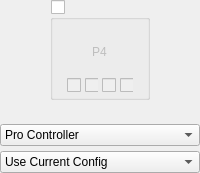
            <widget class="QWidget" name="widgetPlayer4" native="true">
             <layout class="QVBoxLayout" name="verticalLayout_27">
              <property name="spacing">
               <number>5</number>
              </property>
              <property name="leftMargin">
               <number>0</number>
              </property>
              <property name="topMargin">
               <number>0</number>
              </property>
              <property name="rightMargin">
               <number>0</number>
              </property>
              <property name="bottomMargin">
               <number>0</number>
              </property>
              <item alignment="Qt::AlignHCenter">
               <widget class="QGroupBox" name="groupPlayer4Connected">
                <property name="minimumSize">
                 <size>
                  <width>100</width>
                  <height>100</height>
                 </size>
                </property>
                <property name="maximumSize">
                 <size>
                  <width>100</width>
                  <height>100</height>
                 </size>
                </property>
                <property name="title">
                 <string/>
                </property>
                <property name="checkable">
                 <bool>true</bool>
                </property>
                <property name="checked">
                 <bool>false</bool>
                </property>
                <layout class="QVBoxLayout" name="verticalLayout_7" stretch="1,0">
                 <property name="spacing">
                  <number>7</number>
                 </property>
                 <property name="leftMargin">
                  <number>14</number>
                 </property>
                 <property name="topMargin">
                  <number>7</number>
                 </property>
                 <property name="rightMargin">
                  <number>14</number>
                 </property>
                 <property name="bottomMargin">
                  <number>4</number>
                 </property>
                 <item>
                  <widget class="QWidget" name="controllerPlayer4" native="true">
                   <property name="styleSheet">
                    <string notr="true"/>
                   </property>
                   <layout class="QVBoxLayout" name="verticalLayout_15">
                    <property name="topMargin">
                     <number>16</number>
                    </property>
                    <item alignment="Qt::AlignHCenter|Qt::AlignVCenter">
                     <widget class="QLabel" name="labelPlayer4">
                      <property name="text">
                       <string>P4</string>
                      </property>
                     </widget>
                    </item>
                   </layout>
                  </widget>
                 </item>
                 <item alignment="Qt::AlignHCenter">
                  <widget class="QWidget" name="Player4LEDs" native="true">
                   <property name="enabled">
                    <bool>false</bool>
                   </property>
                   <property name="minimumSize">
                    <size>
                     <width>0</width>
                     <height>10</height>
                    </size>
                   </property>
                   <layout class="QHBoxLayout" name="horizontalLayout_10">
                    <property name="spacing">
                     <number>4</number>
                    </property>
                    <property name="leftMargin">
                     <number>0</number>
                    </property>
                    <property name="topMargin">
                     <number>0</number>
                    </property>
                    <property name="rightMargin">
                     <number>0</number>
                    </property>
                    <property name="bottomMargin">
                     <number>0</number>
                    </property>
                    <item>
                     <widget class="QCheckBox" name="checkboxPlayer4LED1"/>
                    </item>
                    <item>
                     <widget class="QCheckBox" name="checkboxPlayer4LED2"/>
                    </item>
                    <item>
                     <widget class="QCheckBox" name="checkboxPlayer4LED3"/>
                    </item>
                    <item>
                     <widget class="QCheckBox" name="checkboxPlayer4LED4"/>
                    </item>
                   </layout>
                  </widget>
                 </item>
                </layout>
               </widget>
              </item>
              <item>
               <widget class="QWidget" name="Player4Explain" native="true">
                <property name="minimumSize">
                 <size>
                  <width>0</width>
                  <height>10</height>
                 </size>
                </property>
                <property name="maximumSize">
                 <size>
                  <width>150</width>
                  <height>16777215</height>
                 </size>
                </property>
                <layout class="QVBoxLayout" name="verticalLayout_39">
                 <property name="spacing">
                  <number>0</number>
                 </property>
                 <property name="leftMargin">
                  <number>0</number>
                 </property>
                 <property name="topMargin">
                  <number>0</number>
                 </property>
                 <property name="rightMargin">
                  <number>0</number>
                 </property>
                 <property name="bottomMargin">
                  <number>0</number>
                 </property>
                 <item>
                  <widget class="QLabel" name="labelPlayer4Explain">
                   <property name="alignment">
                    <set>Qt::AlignCenter</set>
                   </property>
                  </widget>
                 </item>
                </layout>
               </widget>
              </item>
              <item>
               <widget class="UIControls::ComboBox" name="comboPlayer4Emulated">
                <item>
                 <property name="text">
                  <string>Pro Controller</string>
                 </property>
                </item>
                <item>
                 <property name="text">
                  <string>Dual Joycons</string>
                 </property>
                </item>
                <item>
                 <property name="text">
                  <string>Left Joycon</string>
                 </property>
                </item>
                <item>
                 <property name="text">
                  <string>Right Joycon</string>
                 </property>
                </item>
               </widget>
              </item>
              <item>
               <widget class="UIControls::ComboBox" name="comboPlayer4Profile">
                <item>
                 <property name="text">
                  <string>Use Current Config</string>
                 </property>
                </item>
               </widget>
              </item>
             </layout>
            </widget>
